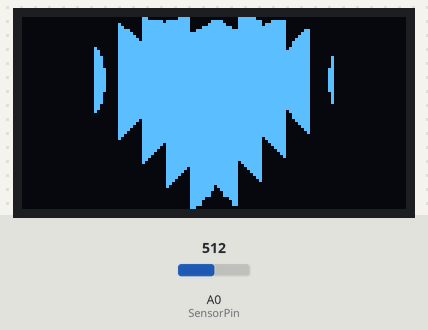
Bench run of a sketch on a simulated ESP8266 (NodeMCU). Shown: 128×64 one-colour display. Inputs (shaded band) come from the test bench; at power-on: A0 (SensorPin) = 512. What the sketch prints to the serial monitor is not drawn.

Above: at 0.1 s.

The sketch:

FUUUCK.ino
```cpp
#include "SSD1306.h" // alias for `#include "SSD1306Wire.h"`
#define SensorPin A0
// All 3 of the following statements are valid & work!
//SSD1306  display(0x3c, 4, 5);   //display(I2C address, SDA, SCL)
SSD1306  display(0x3c, SDA, SCL);   //display(I2C address, SDA, SCL)
//SSD1306  display(0x3c, D4, D3);   //display(I2C address, SDA, SCL)

const unsigned char myBitmap [] PROGMEM = {
  0x00, 0x00, 0x00, 0x00, 0x00, 0x03, 0xf0, 0x00, 0x00, 0x3f, 0x00, 0x00, 0x00, 0x00, 0x00, 0x00,
  0x00, 0x00, 0x00, 0x00, 0x00, 0x7f, 0xff, 0x80, 0x07, 0xff, 0xf8, 0x00, 0x00, 0x00, 0x00, 0x00,
  0x00, 0x00, 0x00, 0x00, 0x01, 0xff, 0xff, 0xc0, 0x0f, 0xff, 0xfe, 0x00, 0x00, 0x00, 0x00, 0x00,
  0x00, 0x00, 0x00, 0x00, 0x03, 0xff, 0xff, 0xf0, 0x3f, 0xff, 0xff, 0x00, 0x00, 0x00, 0x00, 0x00,
  0x00, 0x00, 0x00, 0x00, 0x0f, 0xff, 0xff, 0xfc, 0xff, 0xff, 0xff, 0xc0, 0x00, 0x00, 0x00, 0x00,
  0x00, 0x00, 0x00, 0x00, 0x1f, 0xff, 0xff, 0xff, 0xff, 0xff, 0xff, 0xe0, 0x00, 0x00, 0x00, 0x00,
  0x00, 0x00, 0x00, 0x00, 0x3f, 0xff, 0xff, 0xff, 0xff, 0xff, 0xff, 0xf0, 0x00, 0x00, 0x00, 0x00,
  0x00, 0x00, 0x00, 0x00, 0x7f, 0xff, 0xff, 0xff, 0xff, 0xff, 0xff, 0xf8, 0x00, 0x00, 0x00, 0x00,
  0x00, 0x00, 0x00, 0x00, 0xff, 0xff, 0xff, 0xff, 0xff, 0xff, 0xff, 0xfc, 0x00, 0x00, 0x00, 0x00,
  0x00, 0x00, 0x00, 0x00, 0xff, 0xff, 0xff, 0xff, 0xff, 0xff, 0xff, 0xfc, 0x00, 0x00, 0x00, 0x00,
  0x00, 0x00, 0x00, 0x01, 0xff, 0xff, 0xff, 0xff, 0xff, 0xff, 0xff, 0xfe, 0x00, 0x00, 0x00, 0x00,
  0x00, 0x00, 0x00, 0x03, 0xff, 0xff, 0xff, 0xff, 0xff, 0xff, 0xff, 0xff, 0x00, 0x00, 0x00, 0x00,
  0x00, 0x00, 0x00, 0x03, 0xff, 0xff, 0xff, 0xff, 0xff, 0xff, 0xff, 0xff, 0x00, 0x00, 0x00, 0x00,
  0x00, 0x00, 0x00, 0x07, 0xff, 0xff, 0xff, 0xff, 0xff, 0xff, 0xff, 0xff, 0x80, 0x00, 0x00, 0x00,
  0x00, 0x00, 0x00, 0x07, 0xff, 0xff, 0xff, 0xff, 0xff, 0xff, 0xff, 0xff, 0x80, 0x00, 0x00, 0x00,
  0x00, 0x00, 0x00, 0x07, 0xff, 0xff, 0xff, 0xff, 0xff, 0xff, 0xff, 0xff, 0x80, 0x00, 0x00, 0x00,
  0x00, 0x00, 0x00, 0x07, 0xff, 0xff, 0xff, 0xff, 0xff, 0xff, 0xff, 0xff, 0x80, 0x00, 0x00, 0x00,
  0x00, 0x00, 0x00, 0x0f, 0xff, 0xff, 0xff, 0xff, 0xff, 0xff, 0xff, 0xff, 0xc0, 0x00, 0x00, 0x00,
  0x00, 0x00, 0x00, 0x0f, 0xff, 0xff, 0xff, 0xff, 0xff, 0xff, 0xff, 0xff, 0xc0, 0x00, 0x00, 0x00,
  0x00, 0x00, 0x00, 0x0f, 0xff, 0xff, 0xff, 0xff, 0xff, 0xff, 0xff, 0xff, 0xc0, 0x00, 0x00, 0x00,
  0x00, 0x00, 0x00, 0x0f, 0xff, 0xff, 0xff, 0xff, 0xff, 0xff, 0xff, 0xff, 0xc0, 0x00, 0x00, 0x00,
  0x00, 0x00, 0x00, 0x0f, 0xff, 0xff, 0xff, 0xff, 0xff, 0xff, 0xff, 0xff, 0xc0, 0x00, 0x00, 0x00,
  0x00, 0x00, 0x00, 0x0f, 0xff, 0xff, 0xff, 0xff, 0xff, 0xff, 0xff, 0xff, 0xc0, 0x00, 0x00, 0x00,
  0x00, 0x00, 0x00, 0x0f, 0xff, 0xff, 0xff, 0xff, 0xff, 0xff, 0xff, 0xff, 0xc0, 0x00, 0x00, 0x00,
  0x00, 0x00, 0x00, 0x0f, 0xff, 0xff, 0xff, 0xff, 0xff, 0xff, 0xff, 0xff, 0xc0, 0x00, 0x00, 0x00,
  0x00, 0x00, 0x00, 0x07, 0xff, 0xff, 0xff, 0xff, 0xff, 0xff, 0xff, 0xff, 0x80, 0x00, 0x00, 0x00,
  0x00, 0x00, 0x00, 0x07, 0xff, 0xff, 0xff, 0xff, 0xff, 0xff, 0xff, 0xff, 0x80, 0x00, 0x00, 0x00,
  0x00, 0x00, 0x00, 0x07, 0xff, 0xff, 0xff, 0xff, 0xff, 0xff, 0xff, 0xff, 0x80, 0x00, 0x00, 0x00,
  0x00, 0x00, 0x00, 0x07, 0xff, 0xff, 0xff, 0xff, 0xff, 0xff, 0xff, 0xff, 0x80, 0x00, 0x00, 0x00,
  0x00, 0x00, 0x00, 0x03, 0xff, 0xff, 0xff, 0xff, 0xff, 0xff, 0xff, 0xff, 0x00, 0x00, 0x00, 0x00,
  0x00, 0x00, 0x00, 0x03, 0xff, 0xff, 0xff, 0xff, 0xff, 0xff, 0xff, 0xff, 0x00, 0x00, 0x00, 0x00,
  0x00, 0x00, 0x00, 0x01, 0xff, 0xff, 0xff, 0xff, 0xff, 0xff, 0xff, 0xfe, 0x00, 0x00, 0x00, 0x00,
  0x00, 0x00, 0x00, 0x00, 0xff, 0xff, 0xff, 0xff, 0xff, 0xff, 0xff, 0xfc, 0x00, 0x00, 0x00, 0x00,
  0x00, 0x00, 0x00, 0x00, 0xff, 0xff, 0xff, 0xff, 0xff, 0xff, 0xff, 0xfc, 0x00, 0x00, 0x00, 0x00,
  0x00, 0x00, 0x00, 0x00, 0x7f, 0xff, 0xff, 0xff, 0xff, 0xff, 0xff, 0xf8, 0x00, 0x00, 0x00, 0x00,
  0x00, 0x00, 0x00, 0x00, 0x3f, 0xff, 0xff, 0xff, 0xff, 0xff, 0xff, 0xf0, 0x00, 0x00, 0x00, 0x00,
  0x00, 0x00, 0x00, 0x00, 0x1f, 0xff, 0xff, 0xff, 0xff, 0xff, 0xff, 0xe0, 0x00, 0x00, 0x00, 0x00,
  0x00, 0x00, 0x00, 0x00, 0x0f, 0xff, 0xff, 0xff, 0xff, 0xff, 0xff, 0xc0, 0x00, 0x00, 0x00, 0x00,
  0x00, 0x00, 0x00, 0x00, 0x07, 0xff, 0xff, 0xff, 0xff, 0xff, 0xff, 0x80, 0x00, 0x00, 0x00, 0x00,
  0x00, 0x00, 0x00, 0x00, 0x03, 0xff, 0xff, 0xff, 0xff, 0xff, 0xff, 0x00, 0x00, 0x00, 0x00, 0x00,
  0x00, 0x00, 0x00, 0x00, 0x01, 0xff, 0xff, 0xff, 0xff, 0xff, 0xfe, 0x00, 0x00, 0x00, 0x00, 0x00,
  0x00, 0x00, 0x00, 0x00, 0x00, 0xff, 0xff, 0xff, 0xff, 0xff, 0xfc, 0x00, 0x00, 0x00, 0x00, 0x00,
  0x00, 0x00, 0x00, 0x00, 0x00, 0x7f, 0xff, 0xff, 0xff, 0xff, 0xf8, 0x00, 0x00, 0x00, 0x00, 0x00,
  0x00, 0x00, 0x00, 0x00, 0x00, 0x3f, 0xff, 0xff, 0xff, 0xff, 0xf0, 0x00, 0x00, 0x00, 0x00, 0x00,
  0x00, 0x00, 0x00, 0x00, 0x00, 0x1f, 0xff, 0xff, 0xff, 0xff, 0xe0, 0x00, 0x00, 0x00, 0x00, 0x00,
  0x00, 0x00, 0x00, 0x00, 0x00, 0x0f, 0xff, 0xff, 0xff, 0xff, 0xc0, 0x00, 0x00, 0x00, 0x00, 0x00,
  0x00, 0x00, 0x00, 0x00, 0x00, 0x07, 0xff, 0xff, 0xff, 0xff, 0x80, 0x00, 0x00, 0x00, 0x00, 0x00,
  0x00, 0x00, 0x00, 0x00, 0x00, 0x03, 0xff, 0xff, 0xff, 0xff, 0x00, 0x00, 0x00, 0x00, 0x00, 0x00,
  0x00, 0x00, 0x00, 0x00, 0x00, 0x01, 0xff, 0xff, 0xff, 0xfe, 0x00, 0x00, 0x00, 0x00, 0x00, 0x00,
  0x00, 0x00, 0x00, 0x00, 0x00, 0x00, 0xff, 0xff, 0xff, 0xfc, 0x00, 0x00, 0x00, 0x00, 0x00, 0x00,
  0x00, 0x00, 0x00, 0x00, 0x00, 0x00, 0x7f, 0xff, 0xff, 0xf8, 0x00, 0x00, 0x00, 0x00, 0x00, 0x00,
  0x00, 0x00, 0x00, 0x00, 0x00, 0x00, 0x3f, 0xff, 0xff, 0xf0, 0x00, 0x00, 0x00, 0x00, 0x00, 0x00,
  0x00, 0x00, 0x00, 0x00, 0x00, 0x00, 0x1f, 0xff, 0xff, 0xe0, 0x00, 0x00, 0x00, 0x00, 0x00, 0x00,
  0x00, 0x00, 0x00, 0x00, 0x00, 0x00, 0x0f, 0xff, 0xff, 0xc0, 0x00, 0x00, 0x00, 0x00, 0x00, 0x00,
  0x00, 0x00, 0x00, 0x00, 0x00, 0x00, 0x07, 0xff, 0xff, 0x80, 0x00, 0x00, 0x00, 0x00, 0x00, 0x00,
  0x00, 0x00, 0x00, 0x00, 0x00, 0x00, 0x03, 0xff, 0xff, 0x00, 0x00, 0x00, 0x00, 0x00, 0x00, 0x00,
  0x00, 0x00, 0x00, 0x00, 0x00, 0x00, 0x01, 0xff, 0xfe, 0x00, 0x00, 0x00, 0x00, 0x00, 0x00, 0x00,
  0x00, 0x00, 0x00, 0x00, 0x00, 0x00, 0x00, 0xff, 0xfc, 0x00, 0x00, 0x00, 0x00, 0x00, 0x00, 0x00,
  0x00, 0x00, 0x00, 0x00, 0x00, 0x00, 0x00, 0x7f, 0xf8, 0x00, 0x00, 0x00, 0x00, 0x00, 0x00, 0x00,
  0x00, 0x00, 0x00, 0x00, 0x00, 0x00, 0x00, 0x7f, 0xf8, 0x00, 0x00, 0x00, 0x00, 0x00, 0x00, 0x00,
  0x00, 0x00, 0x00, 0x00, 0x00, 0x00, 0x00, 0x1f, 0xe0, 0x00, 0x00, 0x00, 0x00, 0x00, 0x00, 0x00,
  0x00, 0x00, 0x00, 0x00, 0x00, 0x00, 0x00, 0x0f, 0xc0, 0x00, 0x00, 0x00, 0x00, 0x00, 0x00, 0x00,
  0x00, 0x00, 0x00, 0x00, 0x00, 0x00, 0x00, 0x0f, 0xc0, 0x00, 0x00, 0x00, 0x00, 0x00, 0x00, 0x00,
  0x00, 0x00, 0x00, 0x00, 0x00, 0x00, 0x00, 0x03, 0x00, 0x00, 0x00, 0x00, 0x00, 0x00, 0x00, 0x00
};

float sensorValue = 0;

void setup() {
  // Initialising the UI will init the display too.
Serial.begin(9600);
  display.init();
  display.flipScreenVertically();
 // display.drawString(0, 0, "Hello world");
  //display.setFont(ArialMT_Plain_16);
  //display.drawString(0, 10, "Hello world");
  //display.setFont(ArialMT_Plain_24);
  //display.drawString(0, 26, "REAL LIFE");
  //write the buffer to the display
  display.drawXbm(0, 0, 128, 64, myBitmap);
  display.display();
}

void loop() {
  // put your main code here, to run repeatedly:
 for (int i = 0; i <= 100; i++)
 {
   sensorValue = sensorValue + analogRead(SensorPin);
   delay(1);
 }
 sensorValue = sensorValue/100.0;
 Serial.println(sensorValue);
 delay(1000);
}
```
